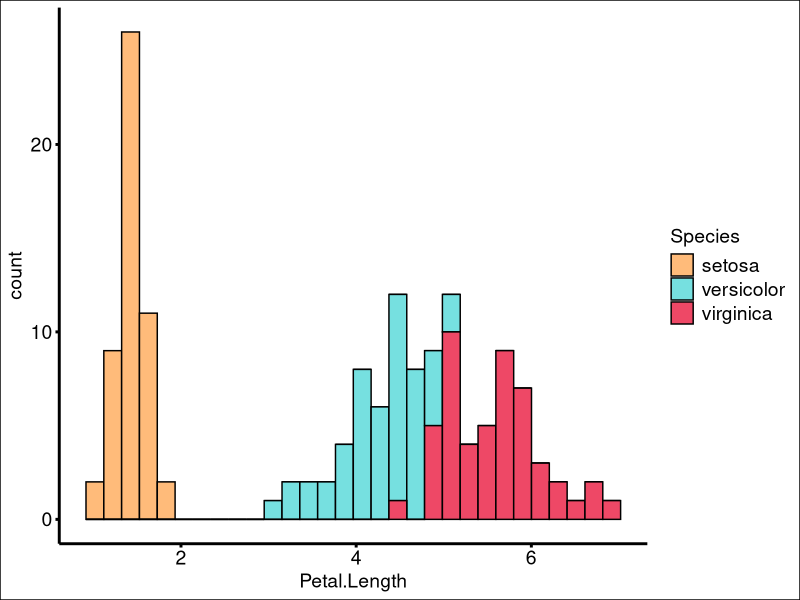
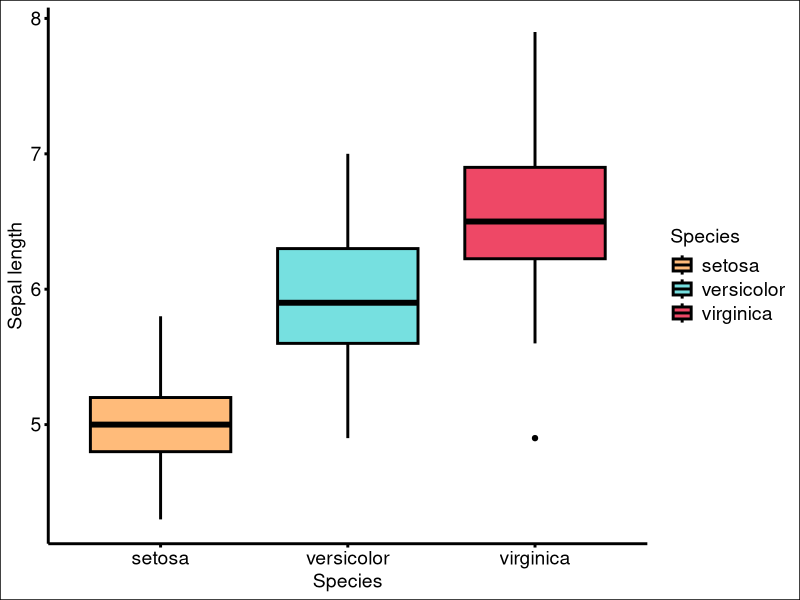
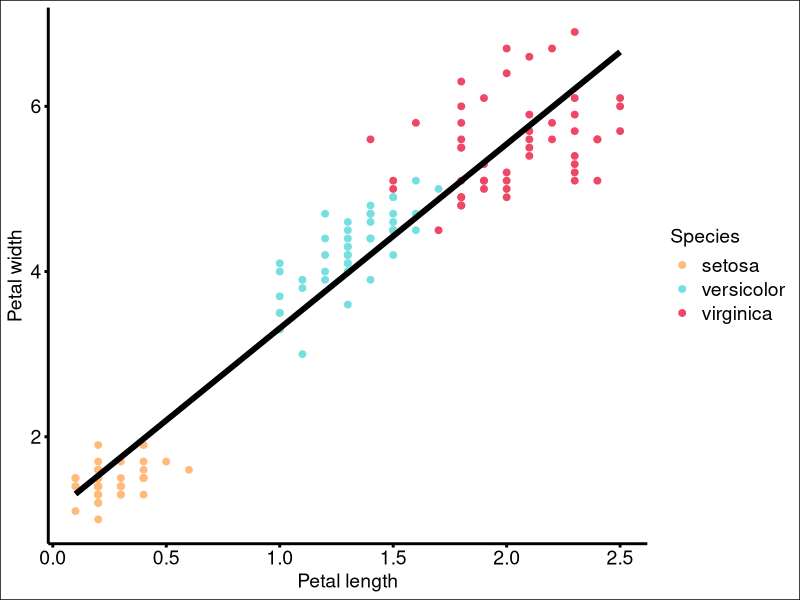
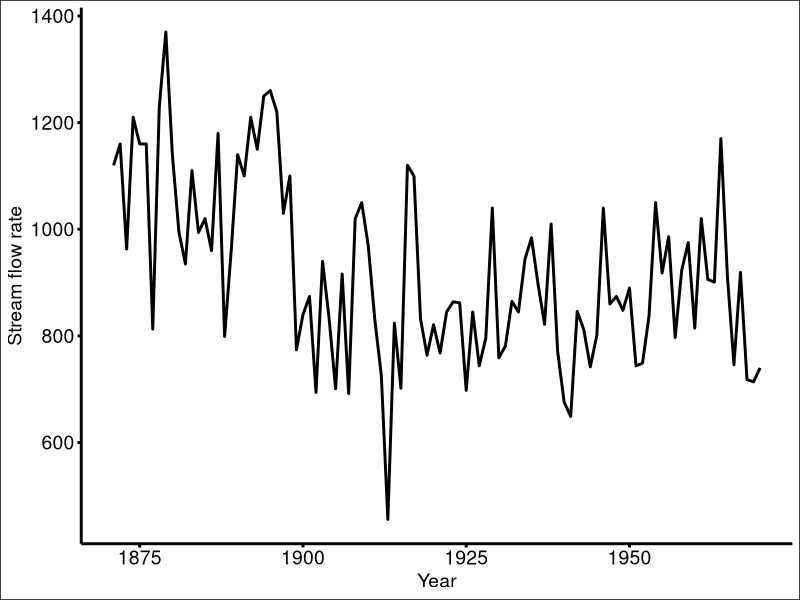
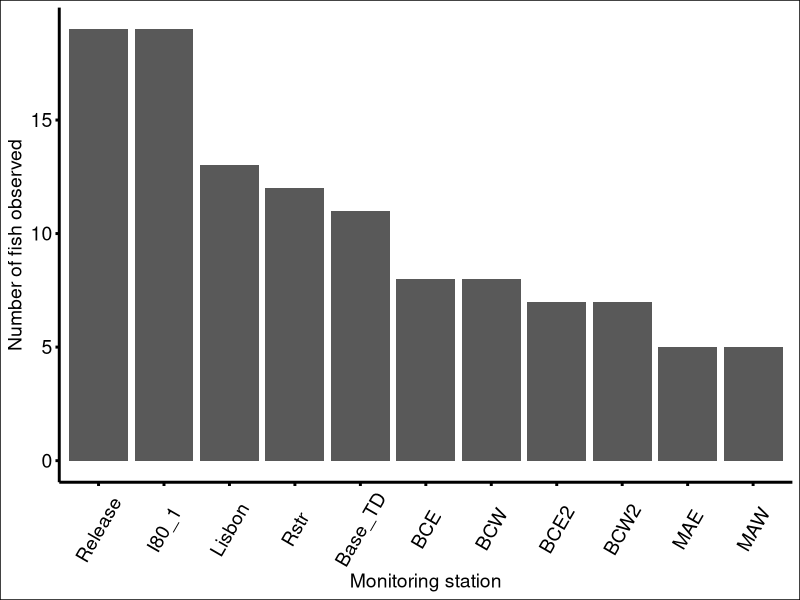
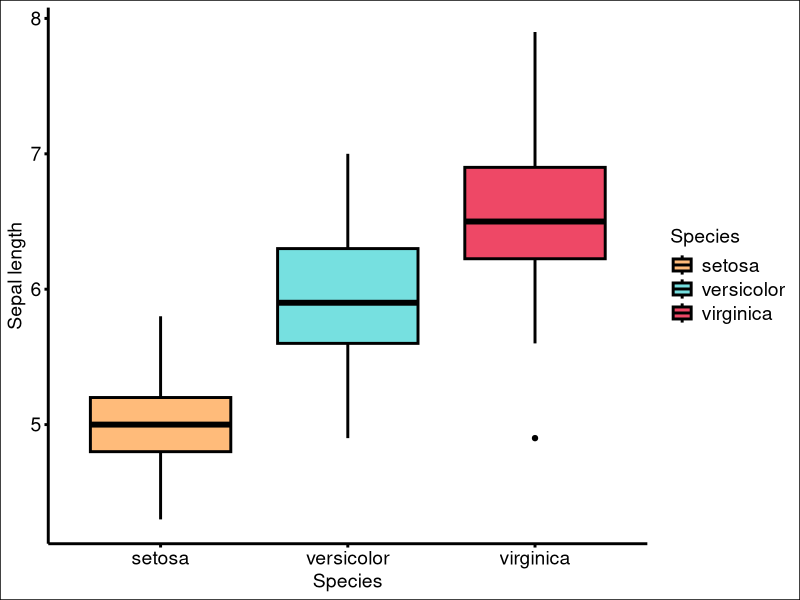
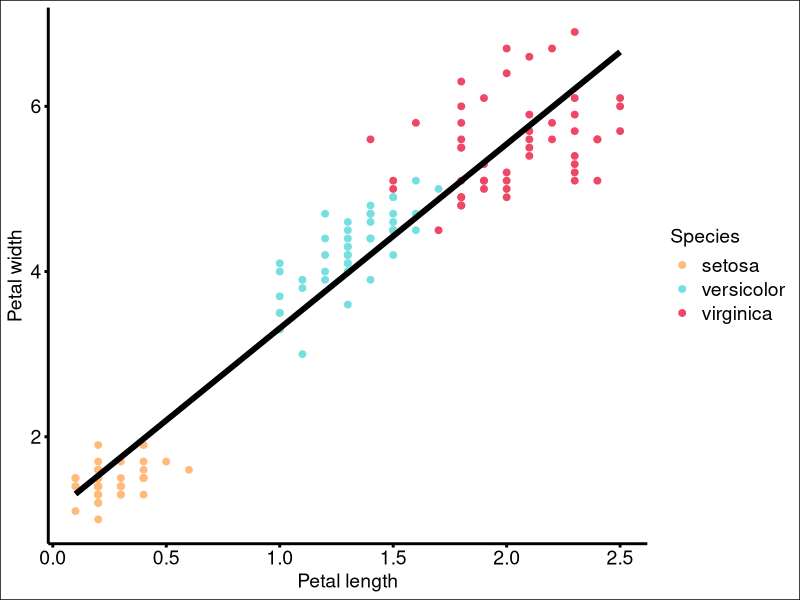
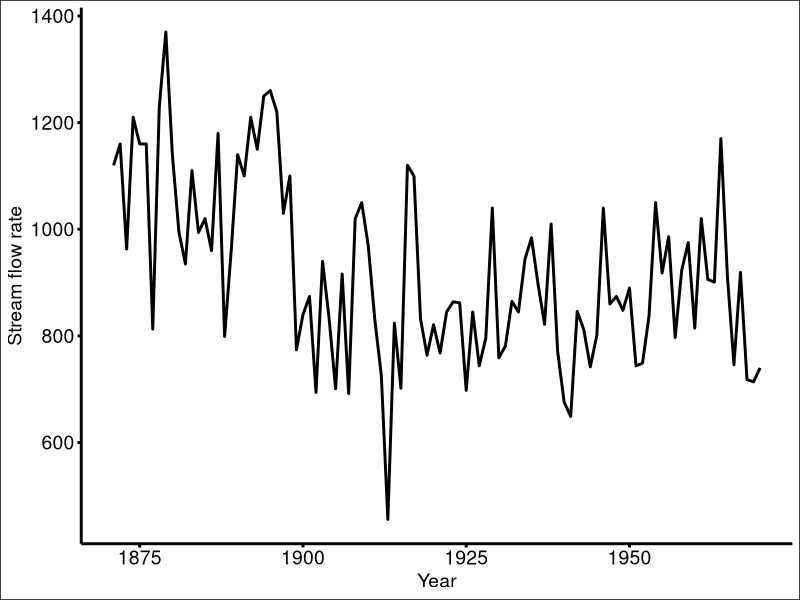

The R script that drew these images, in order:

library(tidyverse)

data(iris)
data(Nile)
data(fish_encounters)

# Histogram
iris %>%
  ggplot(aes(x = Petal.Length, fill = Species)) +
  scale_fill_manual(values = c('#ffbb7a', '#76e0e0', '#ee4866')) +
  geom_histogram(colour = 'black') +
  theme(plot.background = element_rect(colour = 'black', fill = 'white'),
        panel.background = element_rect(colour = NA, fill = 'white'),
        axis.line = element_line(colour = 'black', linewidth = 1),
        panel.grid = element_blank(),
        legend.background = element_rect(colour = NA, fill = 'white'),
        legend.text = element_text(size = 14, colour = 'black'),
        legend.title = element_text(size = 14, colour = 'black'),
        axis.ticks = element_line(colour = 'black', linewidth = 1),
        axis.text = element_text(size = 14, colour = 'black'),
        axis.title = element_text(size = 14, colour = 'black'))

# Boxplot
iris %>%
  ggplot(aes(x = Species, y = Sepal.Length, fill = Species)) +
  scale_fill_manual(values = c('#ffbb7a', '#76e0e0', '#ee4866')) +
  geom_boxplot(colour = 'black', linewidth = 1) +
  theme(plot.background = element_rect(colour = 'black', fill = 'white'),
        panel.background = element_rect(colour = NA, fill = 'white'),
        axis.line = element_line(colour = 'black', linewidth = 1),
        panel.grid = element_blank(),
        legend.background = element_rect(colour = NA, fill = 'white'),
        legend.text = element_text(size = 14, colour = 'black'),
        legend.title = element_text(size = 14, colour = 'black'),
        axis.ticks = element_line(colour = 'black', linewidth = 1),
        axis.text = element_text(size = 14, colour = 'black'),
        axis.title = element_text(size = 14, colour = 'black')) +
  labs(y = 'Sepal length', x = 'Species')

ggsave("imgs/example_boxplot.svg", width = 6, height = 5, device = "svg")

# Scatterplot
iris %>%
  ggplot(aes(x = Petal.Width, y = Petal.Length)) +
  scale_colour_manual(values = c('#ffbb7a', '#76e0e0', '#ee4866')) +
  geom_point(aes(colour = Species), size = 2) +
  geom_smooth(method = 'lm', se = F, colour ='black', linewidth = 2) +
  theme(plot.background = element_rect(colour = 'black', fill = 'white'),
        panel.background = element_rect(colour = NA, fill = 'white'),
        axis.line = element_line(colour = 'black', linewidth = 1),
        panel.grid = element_blank(),
        legend.background = element_rect(colour = NA, fill = 'white'),
        legend.text = element_text(size = 14, colour = 'black'),
        legend.title = element_text(size = 14, colour = 'black'),
        axis.ticks = element_line(colour = 'black', linewidth = 1),
        axis.text = element_text(size = 14, colour = 'black'),
        axis.title = element_text(size = 14, colour = 'black')) +
  labs(y = 'Petal width', x = 'Petal length')

ggsave("imgs/example_scatter.svg", width = 6, height = 5, device = "svg")

# Line graph
tibble(Stream.Flow = Nile, Year = 1871:1970) %>%
  ggplot(aes(x = Year, y = Stream.Flow)) +
  geom_line(linewidth = 1, colour = 'black') +
  theme(plot.background = element_rect(colour = 'black', fill = 'white'),
        panel.background = element_rect(colour = NA, fill = 'white'),
        axis.line = element_line(colour = 'black', linewidth = 1),
        panel.grid = element_blank(),
        legend.background = element_rect(colour = NA, fill = 'white'),
        legend.text = element_text(size = 14, colour = 'black'),
        legend.title = element_text(size = 14, colour = 'black'),
        axis.ticks = element_line(colour = 'black', linewidth = 1),
        axis.text = element_text(size = 14, colour = 'black'),
        axis.title = element_text(size = 14, colour = 'black')) +
  labs(y = 'Stream flow rate', x = 'Year')

ggsave("imgs/example_line.svg", width = 6, height = 5, device = "svg")
  
# Bar graph
fish_encounters %>%
  rename(Monitoring.Station = station) %>%
  group_by(Monitoring.Station) %>%
  summarize(Fish.Observed = sum(seen)) %>%
  ggplot(aes(x = Monitoring.Station, y = Fish.Observed)) +
  geom_bar(stat = "identity") +
  theme(plot.background = element_rect(colour = 'black', fill = 'white'),
        panel.background = element_rect(colour = NA, fill = 'white'),
        axis.line = element_line(colour = 'black', linewidth = 1),
        panel.grid = element_blank(),
        legend.background = element_rect(colour = NA, fill = 'white'),
        legend.text = element_text(size = 14, colour = 'black'),
        legend.title = element_text(size = 14, colour = 'black'),
        axis.ticks = element_line(colour = 'black', linewidth = 1),
        axis.text.y = element_text(size = 14, colour = 'black'),
        axis.text.x = element_text(size = 14, colour = 'black', angle = 60, vjust = 0.5),
        axis.title = element_text(size = 14, colour = 'black')) +
  labs(y = 'Number of fish observed', x = 'Monitoring station')

ggsave("imgs/example_barchart.svg", width = 6, height = 5, device = "svg")
